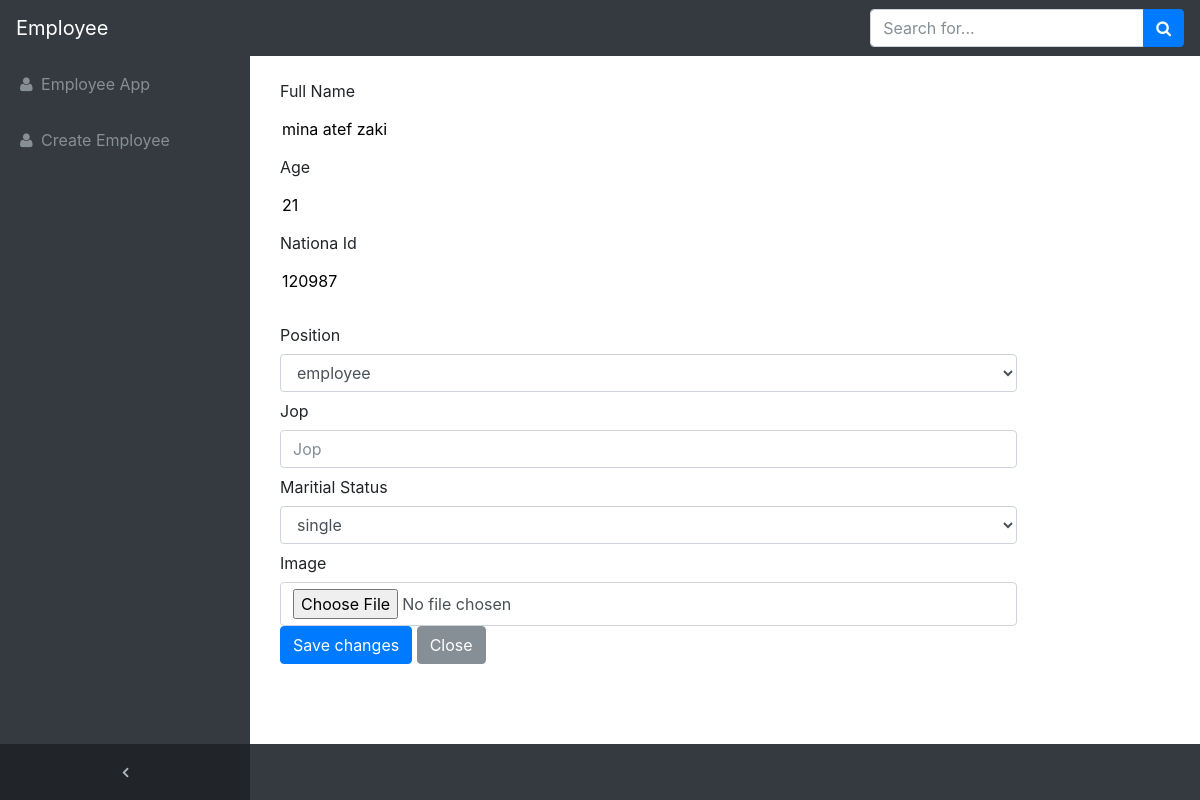
The app's page /update/mina, older data.
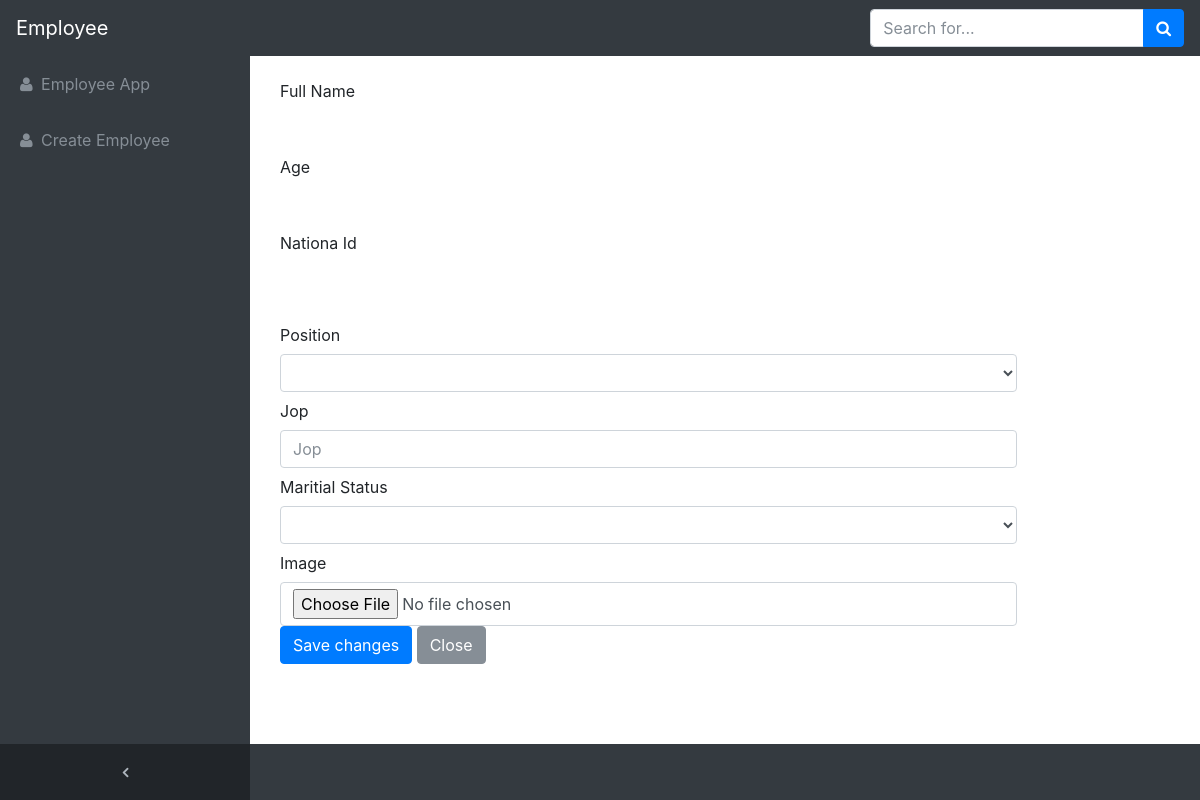
The same page, newer data.
### mainapp/models.py (models this page shows, shortened)
class Employee(models.Model):
	first_name		= models.CharField(max_length=50)
	last_name		= models.CharField(max_length=50)
	middle_name		= models.CharField(max_length=50)
	slug 	   		= models.SlugField(blank=True ,
						unique=True)
	image 			= models.ImageField(
						upload_to = upload_image_path ,
				        blank= True)
	national_id		= models.CharField(max_length=15 ,
						unique=True)
	position 		= models.CharField(max_length=120 ,
						default='Employee',
				  		choices=POSITION_CHOICES)
	jop 			= models.CharField(max_length=150,
						 blank= True )
	age 			= models.IntegerField()
	date_of_birth	= models.DateField()
	timestamp   	= models.DateTimeField(
						auto_now_add=True)
	place_of_birth  = models.CharField(max_length=120)
	country 		= models.CharField(max_length=50)
	nationality 	= models.CharField(max_length=50)
	maritial_status = models.CharField(max_length=50 ,
					default ='Male' ,
					choices=MARIRTIAL_STATUS_CHOICES)
	gendar 			=  models.CharField(max_length=50 ,
						default ='Male' ,
						choices=GENDAR_COICES)
	objects 		= EmployeeManager()
	def full_name(self):
		self.FullName = self.first_name + ' ' + self.middle_name+ ' '+self.last_name
		return self.FullName

### mainapp/views.py (the view, shortened to what this page needs)
# urls.py: url(r'^update/(?P<slug>[\w-]+)$',update_view,
def update_view(request ,slug=None):
	qs = Employee.objects.filter(slug=slug)
	employe = qs.first()
	content = {
	'employee':employe,
	'main_view' : True
	}
	return render(request,'mainapp/update.html' ,content)

### mainapp/models.py (called while the page is built)
	def get_queryset(self):
		return EmployeeQuerySet(self.model, using=self._db)

### templates/mainapp/update.html
{% extends 'base.html' %}
{% block content %}
 {% include "mainapp/update_form.html" with employee=employee main_url=True %}
{% endblock %}

### templates/mainapp/update_form.html (shortened to what this page needs)
<div class='container'>
<form enctype='multipart/form-data' method='post'  action= "../update/{{employee.slug }}" >
  <div class='row'>
    <div class='col'>
  <div class="form-group row">
    <label for="fullname" class="col-sm-4 col-form-label">Full Name</label>
    <div class="col-sm-10">
      <input type="text" readonly class="form-control-plaintext" id="fullname" value="{{ employee.full_name }}">
    </div>
    <label for="age" class="col-sm-4 col-form-label">Age</label>
    <div class="col-sm-10">
      <input type="text" readonly class="form-control-plaintext" id="age" value="{{ employee.age }}">
    </div>
     <label for="ID" class="col-sm-4 col-form-label">Nationa Id </label>
    <div class="col-sm-10">
      <input type="text" readonly class="form-control-plaintext" id="ID" value="{{ employee.national_id }}">
    </div>
  </div>
     <div class="form-group row">
        <label for="position" class="col-sm-4 col-form-label">Position</label>
        <div class="col-sm-10">
          <select class="form-control" id="position" name="position">
          <option>{{ employee.position }}</option>
          <option>employee</option>
          </select>
        </div>
         <label for="jop" class="col-sm-4 col-form-label">Jop</label>
        <div class="col-sm-10">
          <input type="text" class="form-control" id="jop" name ="jop" placeholder="Jop" value="{{ employee.jop }}">
        </div>
        <label for="maritial_status" class="col-sm-4 col-form-label">Maritial Status</label>
        <div class="col-sm-10">
          <select class="form-control" id="maritial_status" name ="maritial_status">
          <option>{{ employee.maritial_status }}</option>
          <option>single</option>
          </select>
        </div>
        <label for="image" class="col-sm-4 col-form-label">Image</label>
        <div class="col-sm-10">
          <input type="file" class="form-control" id="image" placeholder="image" name="image" >
        </div>
        <div class="col-sm-10">
          <button type="submit" class="btn btn-primary">Save changes</button>
          <button type="button" class="btn btn-secondary" data-dismiss="modal">Close</button>
        </div>
  </div>
</div>
</form>
</div>

Row changes from the older to the newer data that the page shows:
removed Employee: full_name "mina atef zaki", age "21", national_id "120987", position "employee", maritial_status "single"
